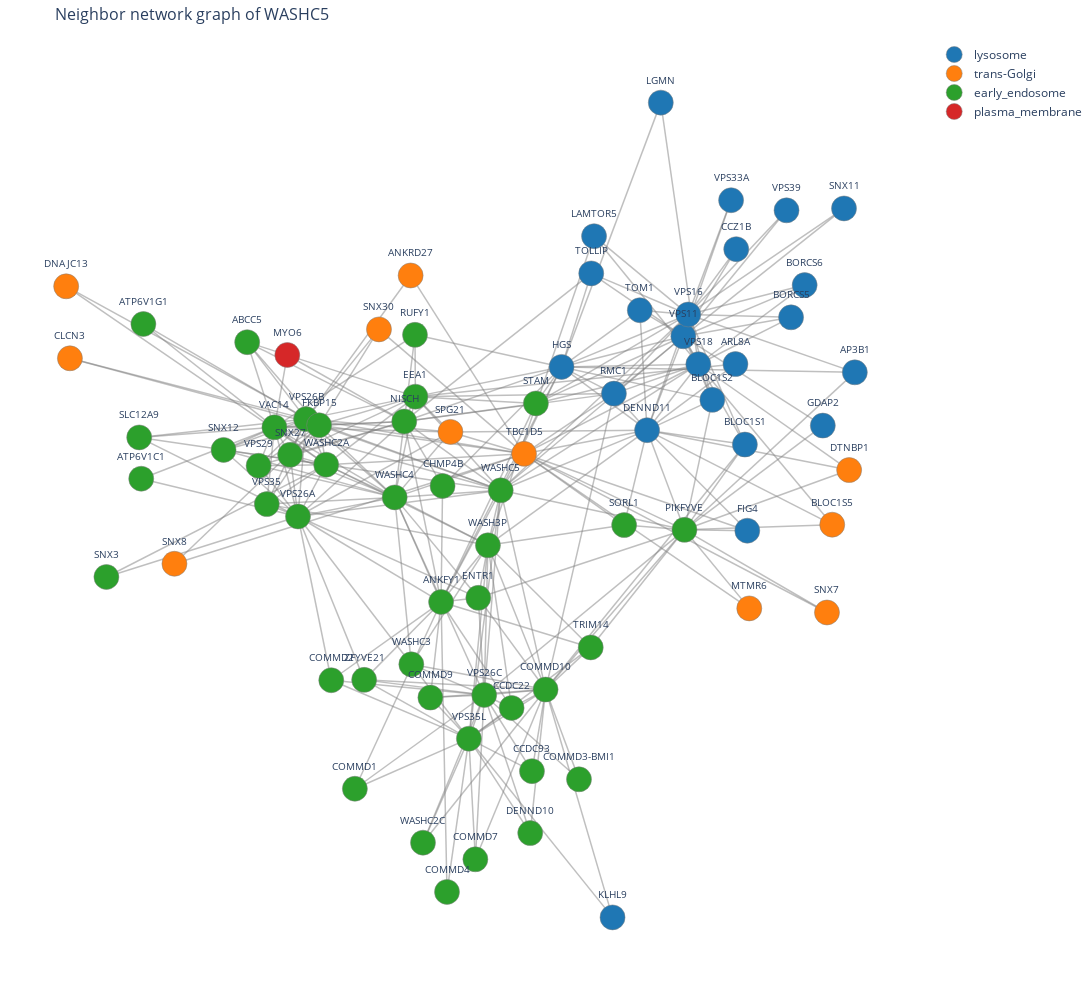

Here is the notebook cell this chart was saved with:
### Markdown cell above
### Render the graph as a plotly figure

### Code cell
# convert the graph to node and edge "traces" that can be plotted by plotly
node_trace, edge_trace, category_color_map = prepare_plotly_network_graph(G, annot_dict, node_color_by, category_colors)

# add gene names as labels to the nodes
node_names = list(G.nodes())
node_trace.text = node_names
node_trace.mode = 'markers+text'
node_trace.textposition = 'top center'  # adjust as needed ('top center', 'middle right', etc.)
node_trace.textfont = dict(size=10)     # adjust font size as needed


fig = go.Figure(
    data=[edge_trace, node_trace],
    layout=go.Layout(
        title=f"Neighbor network graph of {gene}",
        titlefont_size=16,
        height = 1000,
        width = 1400,
        hovermode="closest",
        margin=dict(b=20, l=5, r=5, t=40),
        xaxis=dict(showgrid=False, zeroline=False, showticklabels=False),
        yaxis=dict(showgrid=False, zeroline=False, showticklabels=False),
    ),
)

if node_color_by == "compartment":  # this block of code adds the legend
    for category, color in category_color_map.items():
        fig.add_trace(
            go.Scatter(
                x=[None],
                y=[None],
                mode="markers",
                marker=dict(color=color, size=10),
                name=category,
                showlegend=True,
            )
        )

# cutomize the figure

# update node style
fig.update_traces(marker=dict(size=25, line_width=1))  # line_width is the border width

# update edge style
edge_color = "grey"
edge_alpha = 0.5
fig.update_traces(line=dict(width=1.5, color=convert_color_to_rgba(edge_color, edge_alpha)))  # width is the edge width, color is the edge color

# white background
fig.update_layout(plot_bgcolor="white")
# uncomment the line below if you want to remove protein names from display
# fig.data[1].update(mode="markers")

# save figure to file
fig.write_html(output_dir / f"{gene}_neighbor_graph.html") 
pio.write_image(fig, output_dir / f"{gene}_neighbor_graph.pdf", format="pdf") # NOTE: write_image does not work in Windows

# display the figure
fig.show()

### Figure 1 — Plotly figure (JSON) as saved in the notebook; plotly's stock layout.template omitted (floating-point values rounded to 4 significant figures; data arrays with more than 128 entries replaced by an {"elided": "..."} marker saying what was removed)
{"data": [{"hoverinfo": "none", "line": {"color": "rgba(128, 128, 128, 0.5)", "width": 1.5}, "marker": {"line": {"width": 1}, "size": 25}, "mode": "lines", "showlegend": false, "type": "scatter", "x": {"elided": "852 float values"}, "y": {"elided": "852 float values"}}, {"customdata": ["trans-Golgi", "early_endosome", "early_endosome", "early_endosome", "lysosome", "early_endosome", "lysosome", "early_endosome", "early_endosome", "early_endosome", "early_endosome", "early_endosome", "lysosome", "early_endosome", "early_endosome", "early_endosome", "early_endosome", "early_endosome", "early_endosome", "lysosome", "lysosome", "trans-Golgi", "trans-Golgi", "early_endosome", "trans-Golgi", "trans-Golgi", "lysosome", "trans-Golgi", "lysosome", "trans-Golgi", "early_endosome", "early_endosome", "early_endosome", "early_endosome", "early_endosome", "early_endosome", "early_endosome", "early_endosome", "lysosome", "lysosome", "lysosome", "early_endosome", "lysosome", "lysosome", "lysosome", "lysosome", "lysosome", "lysosome", "lysosome", "lysosome", "lysosome", "early_endosome", "plasma_membrane", "early_endosome", "early_endosome", "lysosome", "trans-Golgi", "trans-Golgi", "early_endosome", "early_endosome", "early_endosome", "early_endosome", "early_endosome", "early_endosome", "trans-Golgi", "early_endosome", "lysosome", "early_endosome", "early_endosome", "early_endosome", "early_endosome", "early_endosome", "lysosome", "lysosome", "early_endosome", "early_endosome", "trans-Golgi"], "hoverinfo": "text", "hovertemplate": "%{text}<br># of connections: %{hovertext}<br>%{customdata}", "hovertext": ["17", "20", "19", "15", "18", "17", "18", "16", "16", "17", "18", "19", "14", "17", "18", "19", "19", "14", "17", "18", "17", "3", "2", "4", "7", "2", "9", "2", "3", "2", "8", "7", "7", "7", "6", "6", "5", "5", "3", "2", "4", "7", "2", "2", "2", "6", "3", "5", "2", "4", "3", "3", "2", "4", "5", "2", "3", "3", "4", "5", "4", "3", "2", "4", "2", "2", "3", "2", "3", "3", "3", "3", "2", "2", "2", "2", "2"], "line": {"color": "rgba(128, 128, 128, 0.5)", "width": 1.5}, "marker": {"color": ["#ff7f0e", "#2ca02c", "#2ca02c", "#2ca02c", "#1f77b4", "#2ca02c", "#1f77b4", "#2ca02c", "#2ca02c", "#2ca02c", "#2ca02c", "#2ca02c", "#1f77b4", "#2ca02c", "#2ca02c", "#2ca02c", "#2ca02c", "#2ca02c", "#2ca02c", "#1f77b4", "#1f77b4", "#ff7f0e", "#ff7f0e", "#2ca02c", "#ff7f0e", "#ff7f0e", "#1f77b4", "#ff7f0e", "#1f77b4", "#ff7f0e", "#2ca02c", "#2ca02c", "#2ca02c", "#2ca02c", "#2ca02c", "#2ca02c", "#2ca02c", "#2ca02c", "#1f77b4", "#1f77b4", "#1f77b4", "#2ca02c", "#1f77b4", "#1f77b4", "#1f77b4", "#1f77b4", "#1f77b4", "#1f77b4", "#1f77b4", "#1f77b4", "#1f77b4", "#2ca02c", "#d62728", "#2ca02c", "#2ca02c", "#1f77b4", "#ff7f0e", "#ff7f0e", "#2ca02c", "#2ca02c", "#2ca02c", "#2ca02c", "#2ca02c", "#2ca02c", "#ff7f0e", "#2ca02c", "#1f77b4", "#2ca02c", "#2ca02c", "#2ca02c", "#2ca02c", "#2ca02c", "#1f77b4", "#1f77b4", "#2ca02c", "#2ca02c", "#ff7f0e"], "line": {"width": 1}, "size": 25}, "mode": "markers+text", "showlegend": false, "text": ["TBC1D5", "WASHC5", "WASHC4", "WASH3P", "VPS11", "NISCH", "DENND11", "ANKFY1", "WASHC2A", "PIKFYVE", "VPS26C", "COMMD10", "VPS18", "VPS35L", "VAC14", "VPS26B", "VPS26A", "EEA1", "FKBP15", "VPS16", "HGS", "SNX30", "ANKRD27", "SORL1", "SPG21", "MTMR6", "RMC1", "SNX7", "FIG4", "SNX8", "SNX27", "VPS29", "VPS35", "ENTR1", "SNX12", "WASHC3", "CCDC22", "TRIM14", "LAMTOR5", "CCZ1B", "TOM1", "STAM", "VPS33A", "GDAP2", "VPS39", "BLOC1S2", "BORCS6", "BLOC1S1", "SNX11", "TOLLIP", "BORCS5", "CHMP4B", "MYO6", "RUFY1", "ABCC5", "ARL8A", "DTNBP1", "BLOC1S5", "COMMD9", "ZFYVE21", "COMMD2", "COMMD1", "COMMD4", "SLC12A9", "DNAJC13", "SNX3", "AP3B1", "COMMD3-BMI1", "CCDC93", "COMMD7", "WASHC2C", "DENND10", "KLHL9", "LGMN", "ATP6V1C1", "ATP6V1G1", "CLCN3"], "textfont": {"size": 10}, "textposition": "top center", "type": "scatter", "x": [0.04647, -0.0002456, -0.2129, -0.02591, 0.366, -0.1938, 0.2933, -0.1199, -0.3503, 0.3682, -0.03342, 0.08974, 0.396, -0.06412, -0.4542, -0.3906, -0.4069, -0.1714, -0.3645, 0.3758, 0.1217, -0.2445, -0.1809, 0.2472, -0.1011, 0.4982, 0.2268, 0.6541, 0.4943, -0.6547, -0.4226, -0.4859, -0.4694, -0.04525, -0.5561, -0.1796, 0.02161, 0.1803, 0.1869, 0.4721, 0.2787, 0.07031, 0.4618, 0.6457, 0.573, 0.4241, 0.6093, 0.4894, 0.6882, 0.1813, 0.582, -0.1169, -0.4283, -0.1722, -0.5088, 0.4705, 0.6985, 0.6646, -0.1413, -0.2742, -0.3401, -0.2928, -0.108, -0.7253, -0.8718, -0.7911, 0.7099, 0.1567, 0.06242, -0.05113, -0.1562, 0.05888, 0.224, 0.3208, -0.7213, -0.7169, -0.8643], "y": [0.07407, -0.01042, -0.02685, -0.1379, 0.3464, 0.1491, 0.1289, -0.2693, 0.0489, -0.102, -0.4847, -0.4721, 0.2817, -0.5859, 0.1356, 0.1545, -0.07116, 0.2066, 0.1402, 0.397, 0.2755, 0.3624, 0.4873, -0.09095, 0.1249, -0.284, 0.2136, -0.2936, -0.1041, -0.1807, 0.07168, 0.04644, -0.04245, -0.2596, 0.08308, -0.4136, -0.5148, -0.3745, 0.5783, 0.5483, 0.4068, 0.1909, 0.6617, 0.1395, 0.6382, 0.1991, 0.465, 0.0956, 0.6427, 0.4922, 0.3903, -0.0002855, 0.3031, 0.3498, 0.3328, 0.2821, 0.03646, -0.09012, -0.4908, -0.4497, -0.4505, -0.702, -0.9411, 0.1121, 0.4622, -0.2113, 0.2629, -0.6801, -0.6612, -0.8654, -0.827, -0.8046, -1, 0.8878, 0.01643, 0.3748, 0.2954]}, {"line": {"color": "rgba(128, 128, 128, 0.5)", "width": 1.5}, "marker": {"color": "#1f77b4", "line": {"width": 1}, "size": 25}, "mode": "markers", "name": "lysosome", "showlegend": true, "type": "scatter", "x": [null], "y": [null]}, {"line": {"color": "rgba(128, 128, 128, 0.5)", "width": 1.5}, "marker": {"color": "#ff7f0e", "line": {"width": 1}, "size": 25}, "mode": "markers", "name": "trans-Golgi", "showlegend": true, "type": "scatter", "x": [null], "y": [null]}, {"line": {"color": "rgba(128, 128, 128, 0.5)", "width": 1.5}, "marker": {"color": "#2ca02c", "line": {"width": 1}, "size": 25}, "mode": "markers", "name": "early_endosome", "showlegend": true, "type": "scatter", "x": [null], "y": [null]}, {"line": {"color": "rgba(128, 128, 128, 0.5)", "width": 1.5}, "marker": {"color": "#d62728", "line": {"width": 1}, "size": 25}, "mode": "markers", "name": "plasma_membrane", "showlegend": true, "type": "scatter", "x": [null], "y": [null]}], "layout": {"height": 1000, "hovermode": "closest", "margin": {"b": 20, "l": 5, "r": 5, "t": 40}, "plot_bgcolor": "white", "title": {"font": {"size": 16}, "text": "Neighbor network graph of WASHC5"}, "width": 1400, "xaxis": {"showgrid": false, "showticklabels": false, "zeroline": false}, "yaxis": {"showgrid": false, "showticklabels": false, "zeroline": false}}}
